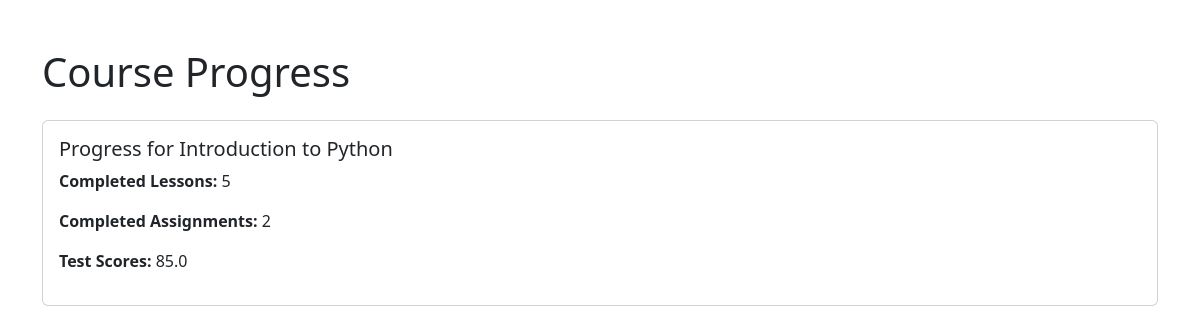
/progress/1 (signed in), run on the app's committed database.
### models.py (models this page shows)
class Course(db.Model):
    id = db.Column(db.Integer, primary_key=True)
    title = db.Column(db.String(200), nullable=False)
    description = db.Column(db.Text, nullable=False)
    enrollments = db.relationship('Enrollment', back_populates='course', cascade="all, delete-orphan")
    progress = db.relationship('Progress', back_populates='course', cascade="all, delete-orphan")

class Progress(db.Model):
    id = db.Column(db.Integer, primary_key=True)
    user_id = db.Column(db.Integer, db.ForeignKey('user.id'), nullable=False)
    course_id = db.Column(db.Integer, db.ForeignKey('course.id'), nullable=False)
    completed_lessons = db.Column(db.Integer, default=0)
    completed_assignments = db.Column(db.Integer, default=0)
    test_scores = db.Column(db.Float, nullable=True)
    user = db.relationship('User', back_populates='progress')
    course = db.relationship('Course', back_populates='progress')

### routes.py (the view)
@course_bp.route('/progress/<int:course_id>')
def track_progress(course_id):
    if 'username' in session:
        user = User.query.filter_by(username=session['username']).first()
        progress = Progress.query.filter_by(user_id=user.id, course_id=course_id).first()
        return render_template('progress.html', progress=progress)
    else:
        flash('Please sign in to view your progress.')
        return redirect(url_for('index'))

### app.py (called while the page is built)
@app.after_request
def add_cache_control_header(response):
    response.headers['Cache-Control'] = 'no-cache, no-store, must-revalidate'
    response.headers['Pragma'] = 'no-cache'
    response.headers['Expires'] = '0'
    return response

### templates/progress.html (shortened to what this page needs)
<!DOCTYPE html>
<html lang="en">
<head>
    <link href="https://cdn.jsdelivr.net/npm/bootstrap@5.3.0/dist/css/bootstrap.min.css" rel="stylesheet">
</head>
<body>
    <div class="container mt-5">
        <h1 class="mb-4">Course Progress</h1>
        {% if progress %}
            <div class="card">
                <div class="card-body">
                    <h5 class="card-title">Progress for {{ progress.course.title }}</h5>
                    <p><strong>Completed Lessons:</strong> {{ progress.completed_lessons }}</p>
                    <p><strong>Completed Assignments:</strong> {{ progress.completed_assignments }}</p>
                    <p><strong>Test Scores:</strong> {{ progress.test_scores or 'No test scores available yet' }}</p>
                </div>
            </div>
        {% else %}
            <p>No progress data available. Please enroll in a course to start tracking your progress.</p>
        {% endif %}
    </div>
</body>
</html>

### data on the page
Course: course "Introduction to Python"
Progress: completed_lessons "5", completed_assignments "2", test_scores "85.0"
